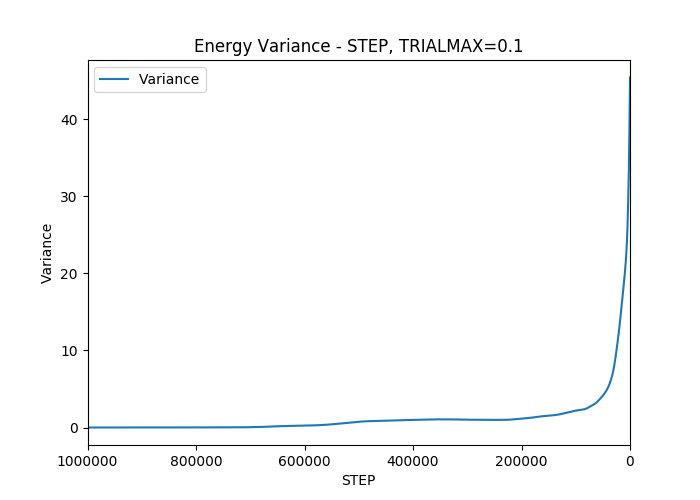

Write the Python code that produced this figure.
import numpy as np
import matplotlib.pyplot as plt

energy = np.loadtxt('energy.txt')

N = 1000000
idx = range(N, 0, -1)
E = []
for i in idx:
    E.append(energy[i, 2])

E_var = []
idx = range(10, N, 10)
for i in idx:
    E_var.append(np.var(E[:i]))
    print i
flipidx = range(N, 10, -10)

plt.figure(figsize=(7, 5))
plt.plot(flipidx, E_var, label='Variance')
plt.xlim([1000000, 0])
plt.legend(loc='upper left')
plt.title('Energy Variance - STEP, TRIALMAX=0.1')
plt.xlabel('STEP')
plt.ylabel('Variance')
plt.savefig('flipvar.png')
